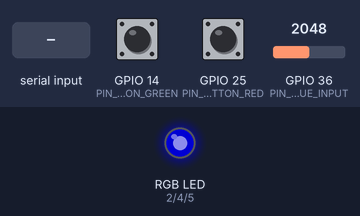
Recording of a sketch running on a simulated ESP32. Parts: an RGB LED mixed from three pins (HIGH = lit). Inputs (shaded band) come from the test bench; at power-on: GPIO 36 (PIN_ANALOG_BLUE_INPUT) = 2048, GPIO 14 (PIN_BUTTON_GREEN) HIGH, GPIO 25 (PIN_BUTTON_RED) HIGH. Dim RGB values are drawn brighter than linear; what the sketch prints to the serial monitor is not drawn.

Above: at 1.2 s.
1.3 s: "ledon red" received over Serial
At 3.5 s:
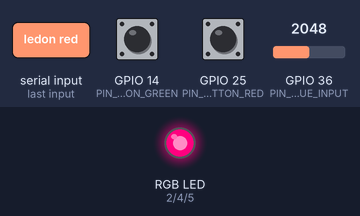
3.8 s: GPIO 36 (PIN_ANALOG_BLUE_INPUT) set to 2866
At 4.7 s:
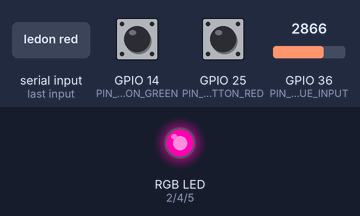
5.3 s: "ledoff red" received over Serial
At 6.6 s:
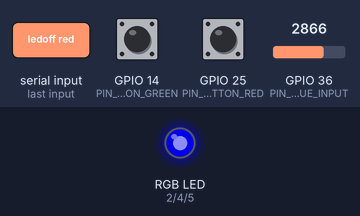
7.8 s: "ledon green" received over Serial
At 9.7 s:
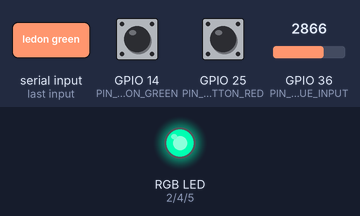
10.3 s: "ledpower 90\n" received over Serial
At 11.6 s:
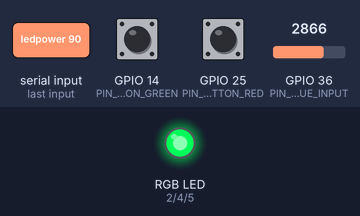
12.8 s: "ledpower ,45\n" received over Serial
At 14.7 s:
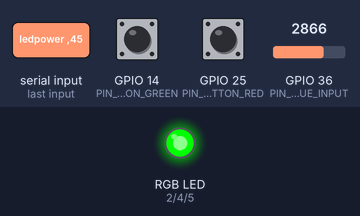
Timing chart, 0 to 16.2 s (numbered marks = the images above; inputs shaded):
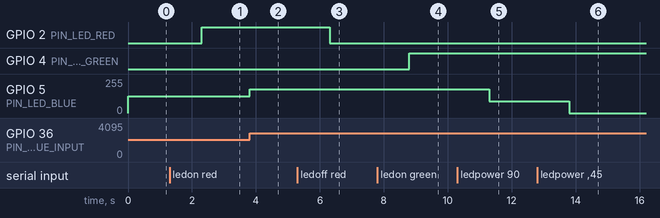

Measured:
- after the input at 1.3 s, GPIO 2 (PIN_LED_RED): LOW → HIGH after 1.0 s
- after the input at 3.8 s, GPIO 5 (PIN_LED_BLUE): 127/255 → 178/255 at once
- after the input at 5.3 s, GPIO 2 (PIN_LED_RED): HIGH → LOW after 1.0 s
- after the input at 7.8 s, GPIO 4 (PIN_LED_GREEN): LOW → HIGH after 1.0 s
- after the input at 10.3 s, GPIO 5 (PIN_LED_BLUE): 178/255 → 90/255 after 1.0 s
- after the input at 12.8 s, GPIO 5 (PIN_LED_BLUE): 90/255 → 0/255 after 1.0 s

The sketch:

Inlamningsuppgift_4_DELUPPGIFT_3.ino
```cpp
#define PIN_LED_RED 2
#define PIN_BUTTON_RED 25
#define PIN_LED_GREEN 4
#define PIN_BUTTON_GREEN 14
#define PIN_LED_BLUE 5
#define PIN_ANALOG_BLUE_INPUT 36

//Global variabel
byte prevButtonStateRed;                                                                        //Hålla koll på knappar om det var för att tända eller släcka förra loop.
byte ledStateRed = LOW;                                                                         //Hålla koll på led lampan är tänd eller släckt. Vi startar med att det är släckt.
bool redButtonEnabled = false;                                                                  //Flagga för knappen om den är aktiv. Sant eller falsk.

byte prevButtonStateGreen;
byte ledStateGreen = LOW;
bool greenButtonEnabled = false;

// Variabler för av-studsning
unsigned long lastTimeRedButtonStateChanged = millis();                                         //unsigned long för att lagra stora heltal utan negativa värden. Värdern används sedan för att jämföra.
unsigned long lastTimeGreenButtonStateChanged = millis();                                       //Funktionen millis() returnerar hur många millisekunder som har gått sedan ESP32 startades
unsigned long debounceDelay = 50;                                                               //Av-studsningstid i millisekunder

//Pontentiometer
bool potentiometerEnabled = true;                                                               //Variabel flagga för att hålla koll på vridpotentiometerns om den är aktiv. Sant eller falsk.
int blueLedPower = 0;                                                                           //Variabel för att sparas PWM-styrkan hos blå lysdioden

void setup() {

  Serial.begin(921600);                                                                         //Etablera en serial communication med samma baudhastighet tillsammans med arduino IDE.

  //PINMODE LED RED
  pinMode(PIN_LED_RED, OUTPUT);                                                                 //OUTPUT för att vi vill kontrollera utgången dvs. lyset på lampan.
  pinMode(PIN_BUTTON_RED, INPUT_PULLUP);                                                        //INPUT_PULLUP aktiverar den inbyggda pull-up motorn hos ESP32.
  prevButtonStateRed = digitalRead(PIN_BUTTON_RED);

  //PINMODE LED GREEN
  pinMode(PIN_LED_GREEN, OUTPUT);
  pinMode(PIN_BUTTON_GREEN, INPUT_PULLUP);
  prevButtonStateGreen = digitalRead(PIN_BUTTON_GREEN);

  //PINMODE LED BLUE
  pinMode(PIN_LED_BLUE, OUTPUT);
  pinMode(PIN_ANALOG_BLUE_INPUT, INPUT);

  //Starta med alla RED GREEB LED lampor släckta
  digitalWrite(PIN_LED_RED, LOW);                                                               //Säkerhetsåtgärd för att säkerhetsställa att lampor är släckta när programmet startar.
  digitalWrite(PIN_LED_GREEN, LOW);

}

void loop() {
  // Läser och sparar knappens tillstånd
  int buttonStateRed = digitalRead(PIN_BUTTON_RED);
  int buttonStateGreen = digitalRead(PIN_BUTTON_GREEN);

  Serial.print("Enable button red ");
  Serial.print(buttonStateRed);
  Serial.print("\t");
  Serial.print("Enable button green ");
  Serial.println(buttonStateGreen);

  if (Serial.available()) {                                                                     // Kontrollera om om det finns några inkommande data tillgängliga att läsa från den seriella porten.
    String command = Serial.readString();                                                       // Om det finns data tillgängligt att läsa, läs med readString().
    if(command == "enable red") {                                                               //Enable RED BUTTON
      pinMode(PIN_BUTTON_RED, INPUT_PULLUP);
      redButtonEnabled = true;
      Serial.println("RED BUTTON ENABLED");
    } else if(command == "disable red") {                                                       //Disable RED BUTTON
      pinMode(PIN_BUTTON_RED, INPUT);
      redButtonEnabled = false;
      Serial.println("RED BUTTON DISABLED");
    } else if(command == "enable green") {                                                      //Enable GREEN BUTTON
      pinMode(PIN_BUTTON_GREEN, INPUT_PULLUP);
      greenButtonEnabled = true;
      Serial.println("GREEN BUTTOM ENABLED");
    } else if(command == "disable green") {                                                     //Disable GREEN BUTTON
      pinMode(PIN_BUTTON_GREEN, INPUT);
      greenButtonEnabled = false;
      Serial.println("GREEN BUTTON DISABLED");
    } else if(command == "ledon red") {                                                         //Tända RED LED
      digitalWrite(PIN_LED_RED, HIGH);
      Serial.println("RED LED ON");
    } else if(command == "ledoff red") {                                                        //Släck RED LED
      digitalWrite(PIN_LED_RED, LOW);
      Serial.println("Red LED OFF");
    } else if(command == "ledon green") {                                                       //Tända GREEN LED
      digitalWrite(PIN_LED_GREEN, HIGH);
      Serial.println("GREEN LED ON");
    } else if(command == "ledoff green") {                                                      //Släck GREEN LED
      digitalWrite(PIN_LED_GREEN, LOW);
      Serial.println("GREEN LED OFF");
    } else if(command.startsWith("ledpower ")) {                                                //Justera PWM-styrkan för BLUE LED med analog värde [0-255].
      if (command == "ledpower -1") {                                                           //kommando för att aktivera vrid förmåga för potentiometer
        potentiometerEnabled = true;                                                            //Aktiviera potentiometer
        Serial.println("POTENTIOMETER ENABLED");
      } else {                                                                                  //Forsätt att justera PWM-styrkan med analog värde
        blueLedPower = command.substring(9).toInt();                                            //från sträng subtrahera bort de för nio tecken och sedan konvertera till integral.
        Serial.print("Blue LED power set to: ");
        Serial.println(blueLedPower);
        potentiometerEnabled = false;                                                           //Potentiometern fortsätter vara oaktiverad.
      }
    }
  }

  //RED_LED
  if (redButtonEnabled && millis() - lastTimeRedButtonStateChanged >= debounceDelay) {          //Här kontrolleras om det har gått tillräckligt med tid sedan det senaste knapptrycket för att hantera avstudsning.
                                                                                                //Och att redbuttonEnabled är sant.
                                                                                                //Tiden som har gått är större än eller lika med avstudsningstiden då fortsätter vi till nästa steg.
    byte buttonStateRed = digitalRead(PIN_BUTTON_RED);                                          //Läser om jag har tryck på knappen (HIGH) eller har släppt knappen (LOW)
    //Jämföra om det har blivit en ändring.
    //Först fall: Vi har tryck på knappen. Först = LOW och nu HIGH.
    //Andra fall: Vi har släppt knappen. Först = HIGH och nu LOW.
    if (buttonStateRed != prevButtonStateRed) {                                                 //Om tillståndet skiljer sig från föregående innebär då att har skett e knapptrycksändring.
      lastTimeRedButtonStateChanged = millis();                                                 //Här läses tiden och sparar värdet för nästa loop.
      prevButtonStateRed = buttonStateRed;                                                      //Då ändring upptäcks, uppdateras och sparas för nästa loop.
      if (buttonStateRed == LOW) {                                                              //Vi har tryck färdigt och släppt på knappen nu
        //Toogle mekanism
        if (ledStateRed == HIGH) {                                                              //Om lampan är först tänd
          Serial.println("LED RED OFF");
          ledStateRed = LOW;                                                                    //Lampan ska släckas nu
        } else {
          Serial.println("LED RED ON");
          ledStateRed = HIGH;                                                                   //Annars betyder att lampan är släckt först med tänds nu.
        }
        digitalWrite(PIN_LED_RED, ledStateRed);                                                 //LED RED får instruktion om att lysa eller släcka beror på If-loopen.
      }
    }
  }

  //GREEN_LED
  if (greenButtonEnabled && millis() - lastTimeGreenButtonStateChanged >= debounceDelay) {
    byte buttonStateGreen = digitalRead(PIN_BUTTON_GREEN);
    if (buttonStateGreen != prevButtonStateGreen) {
      lastTimeGreenButtonStateChanged = millis();
      prevButtonStateGreen = buttonStateGreen;
      if (buttonStateGreen == LOW) {
        if (ledStateGreen == HIGH) {
          Serial.println("LED GREEN OFF");
          ledStateGreen = LOW;
        } else {
          Serial.println("LED GREEN ON");
          ledStateGreen = HIGH;
        }
        digitalWrite(PIN_LED_GREEN, ledStateGreen);
      }
    }
  }

  //BLUE
  // Vridpotentiometern och styr ljusstyrkan på den blå lysdioden
  if (potentiometerEnabled) {                                                                     //Om det är sant att poterntiometer är aktivierad
    int potentiometerValue = analogRead(PIN_ANALOG_BLUE_INPUT);                                   //Funktionen analogRead läser det analoga värdet frå potentiometer och sparar det i variaberln potentiometerValue.
    int brightness = map(potentiometerValue, 0, 4095, 0, 255);                                    //Funktionen map tar potentiometerValue och mappar värdet från ett ursprunglit intervall till ett nytt intervall. Ursprungliga intervall [0-4095] till nya intervall [0-255].
    analogWrite(PIN_LED_BLUE, brightness);                                                        //Funktionen analogWrite styr och justerar ljusstyrkanvärdet
    Serial.printf("Potentiometer value: %d, Brightness: %d\n", potentiometerValue, brightness);
  } else {                                                                                        //Om det är inte sant att potentiometer är aktivierad då PWM-styrkan definieras med kommandtolken
    analogWrite(PIN_LED_BLUE, blueLedPower);                                                      //Med funktionen analogWrite styrs och justeras ljusstyrkanvärdet
    Serial.printf("Blue LED power set to: %d\n", blueLedPower);
  }
}
```
